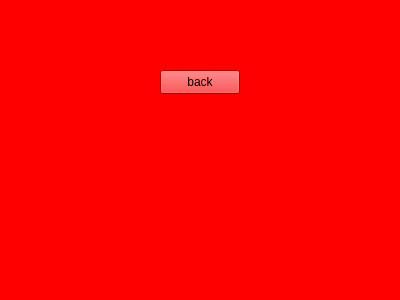
<?xml version="1.0" encoding="UTF-8"?>
<ui version="4.0">
 <class>OptionWindow</class>
 <widget class="QWidget" name="OptionWindow">
  <property name="geometry">
   <rect>
    <x>0</x>
    <y>0</y>
    <width>400</width>
    <height>300</height>
   </rect>
  </property>
  <property name="windowTitle">
   <string>Form</string>
  </property>
  <property name="styleSheet">
   <string notr="true">*{
background:red
}</string>
  </property>
  <widget class="QPushButton" name="pushButton">
   <property name="geometry">
    <rect>
     <x>160</x>
     <y>70</y>
     <width>80</width>
     <height>24</height>
    </rect>
   </property>
   <property name="text">
    <string>back</string>
   </property>
  </widget>
 </widget>
 <resources/>
 <connections/>
</ui>
